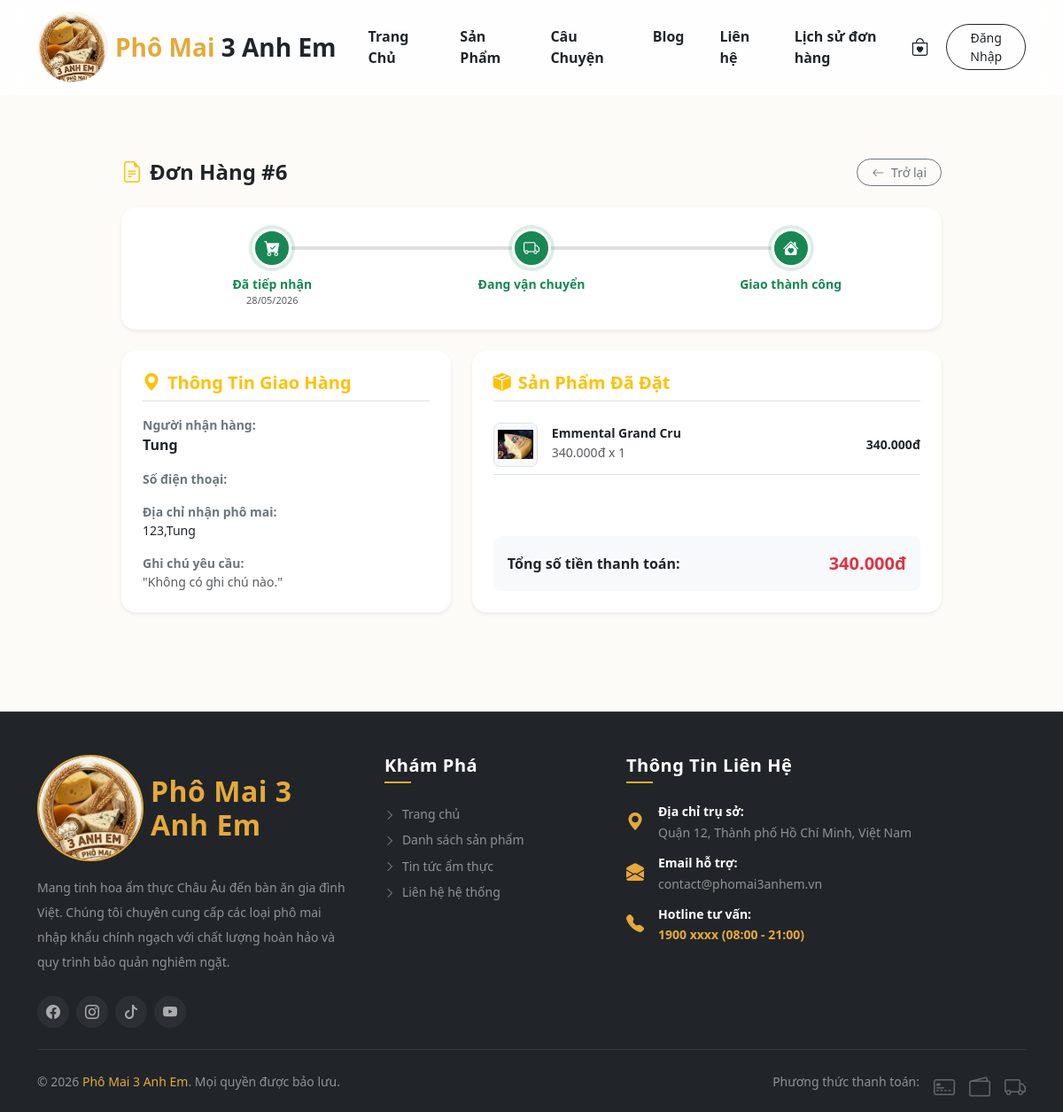
/phomai3anhem/order-detail.php?id=6, run on an earlier commit of the app's database.
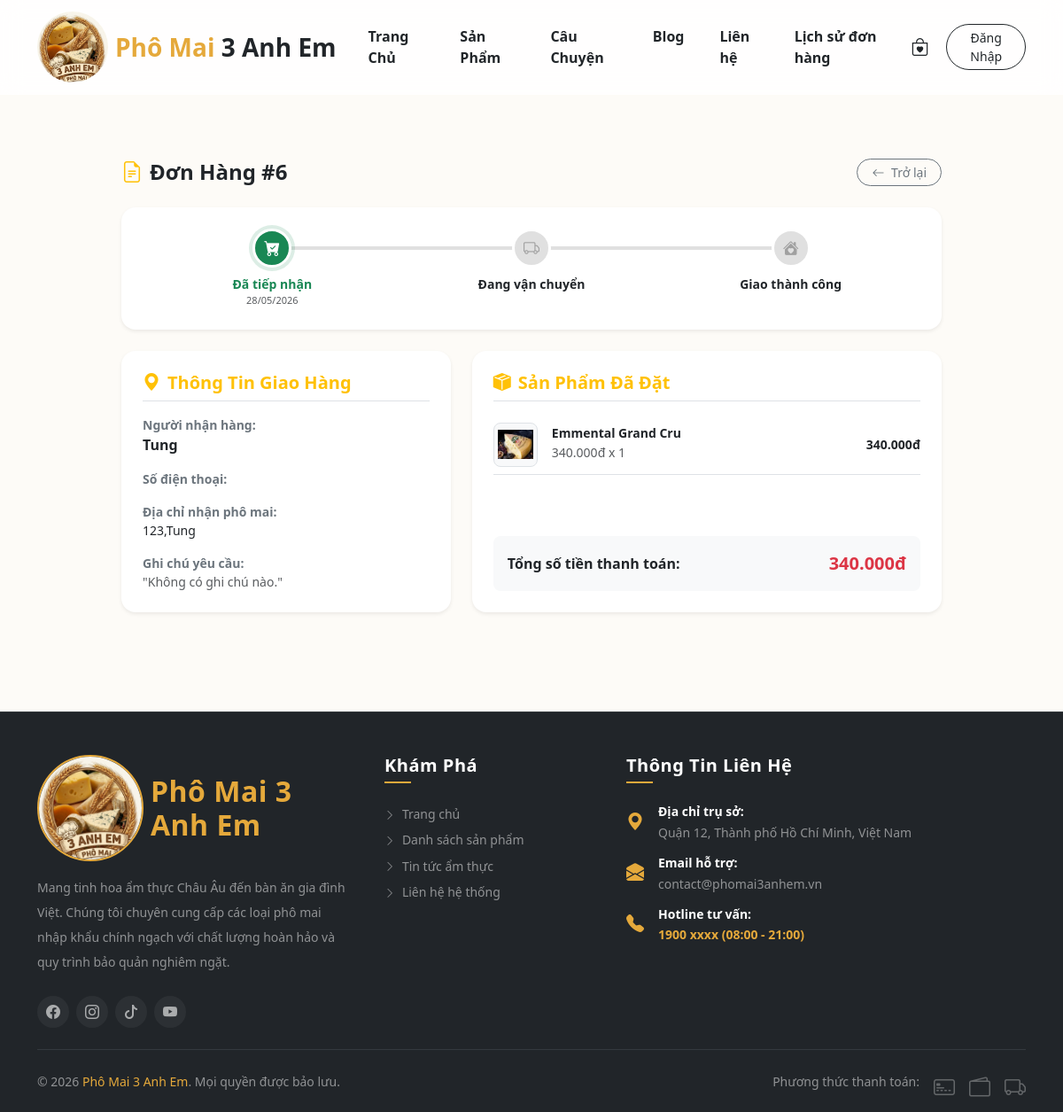
And on a later commit of the database.
### phomai3anhem/order-detail.php (the view, shortened to what the changed rows need)
<?php
include_once 'config/db.php';
include_once 'includes/header.php';
$order_id = isset($_GET['id']) ? (int)$_GET['id'] : 0;
$stmt_order = $pdo->prepare("SELECT * FROM orders WHERE id = ?");
$stmt_order->execute([$order_id]);
$order = $stmt_order->fetch();
?>
<div class="container my-5 pt-4">
    <div class="row justify-content-center">
        <div class="col-12 col-lg-10">
            <div class="card border-0 shadow-sm rounded-4 p-4 bg-white mb-4">
                <div class="row position-relative text-center g-0 timeline-container">
                    <?php
                        $status = $order['status'];
                        $step1 = 'active'; $step2 = ''; $step3 = '';
                        if ($status == 'completed') { $step2 = 'active'; $step3 = 'active'; }
                    ?>
                    <?php if ($status == 'cancelled'): ?>
                        <div class="col-12 text-center py-2">
                            <div class="alert alert-danger border-0 rounded-3 m-0 small fw-bold">
                                <i class="bi bi-x-circle-fill me-2"></i> ĐƠN HÀNG NÀY ĐÃ BỊ HỦY BỎ
                            </div>
                        </div>
                    <?php else: ?>
                        <div class="col-4 timeline-step <?= $step1 ?>">
                            <div class="step-icon mx-auto bg-warning text-white"><i class="bi bi-cart-check-fill"></i></div>
                            <div class="fw-bold small mt-2 text-dark">Đã tiếp nhận</div>
                            <small class="text-muted d-block" style="font-size:11px;"><?= date('d/m/Y', strtotime($order['created_at'])) ?></small>
                        </div>
                        <div class="col-4 timeline-step <?= $step2 ?>">
                            <div class="step-icon mx-auto"><i class="bi bi-truck"></i></div>
                            <div class="fw-bold small mt-2 text-dark">Đang vận chuyển</div>
                        </div>
                        <div class="col-4 timeline-step <?= $step3 ?>">
                            <div class="step-icon mx-auto"><i class="bi bi-house-heart-fill"></i></div>
                            <div class="fw-bold small mt-2 text-dark">Giao thành công</div>
                        </div>
                    <?php endif; ?>
                </div>
            </div>
        </div>
    </div>
</div>
<?php include_once 'includes/footer.php'; ?>

What changed in the data, as far as the page shows it:
changed orders "Tung": status "completed" → "pending" (drawn)
